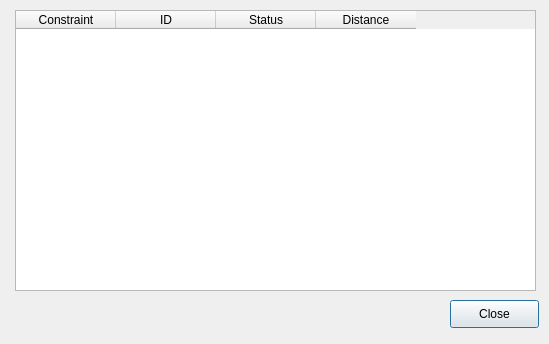
<?xml version="1.0" encoding="UTF-8"?>
<ui version="4.0">
 <class>dlgPipelineDialog</class>
 <widget class="QDialog" name="dlgPipelineDialog">
  <property name="geometry">
   <rect>
    <x>0</x>
    <y>0</y>
    <width>549</width>
    <height>344</height>
   </rect>
  </property>
  <property name="windowTitle">
   <string>Pipeline Planner</string>
  </property>
  <widget class="QTableWidget" name="tblImpacts">
   <property name="geometry">
    <rect>
     <x>15</x>
     <y>10</y>
     <width>521</width>
     <height>281</height>
    </rect>
   </property>
   <property name="alternatingRowColors">
    <bool>true</bool>
   </property>
   <column>
    <property name="text">
     <string>Constraint</string>
    </property>
   </column>
   <column>
    <property name="text">
     <string>ID</string>
    </property>
   </column>
   <column>
    <property name="text">
     <string>Status</string>
    </property>
   </column>
   <column>
    <property name="text">
     <string>Distance</string>
    </property>
   </column>
  </widget>
  <widget class="QPushButton" name="btnClose">
   <property name="geometry">
    <rect>
     <x>450</x>
     <y>300</y>
     <width>89</width>
     <height>28</height>
    </rect>
   </property>
   <property name="text">
    <string>Close</string>
   </property>
  </widget>
 </widget>
 <resources/>
 <connections>
  <connection>
   <sender>btnClose</sender>
   <signal>pressed()</signal>
   <receiver>dlgPipelineDialog</receiver>
   <slot>reject()</slot>
   <hints>
    <hint type="sourcelabel">
     <x>404</x>
     <y>323</y>
    </hint>
    <hint type="destinationlabel">
     <x>330</x>
     <y>193</y>
    </hint>
   </hints>
  </connection>
 </connections>
</ui>
